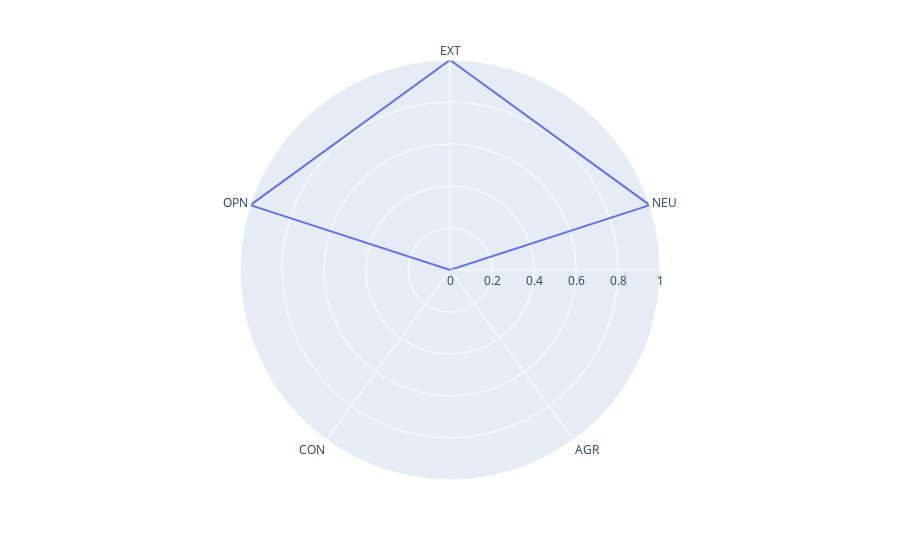

Notebook source saved alongside this figure:
### Code cell
predictions = predict_personality(text)
print("predicted personality:", predictions)
df = pd.DataFrame(dict(r=predictions, theta=['EXT','NEU','AGR', 'CON', 'OPN']))
fig = px.line_polar(df, r='r', theta='theta', line_close=True)
fig.show()

### Figure 1 — Plotly figure (JSON) as saved in the notebook; plotly's stock layout.template omitted (floating-point values rounded to 4 significant figures)
{"data": [{"hovertemplate": "r=%{r}<br>theta=%{theta}<extra></extra>", "legendgroup": "", "line": {"color": "#636efa", "dash": "solid"}, "marker": {"symbol": "circle"}, "mode": "lines", "name": "", "r": [1, 1, 0, 0, 1, 1], "showlegend": false, "subplot": "polar", "theta": ["EXT", "NEU", "AGR", "CON", "OPN", "EXT"], "type": "scatterpolar"}], "layout": {"legend": {"tracegroupgap": 0}, "margin": {"t": 60}, "polar": {"angularaxis": {"direction": "clockwise", "rotation": 90}, "domain": {"x": [0, 1], "y": [0, 1]}}}}
